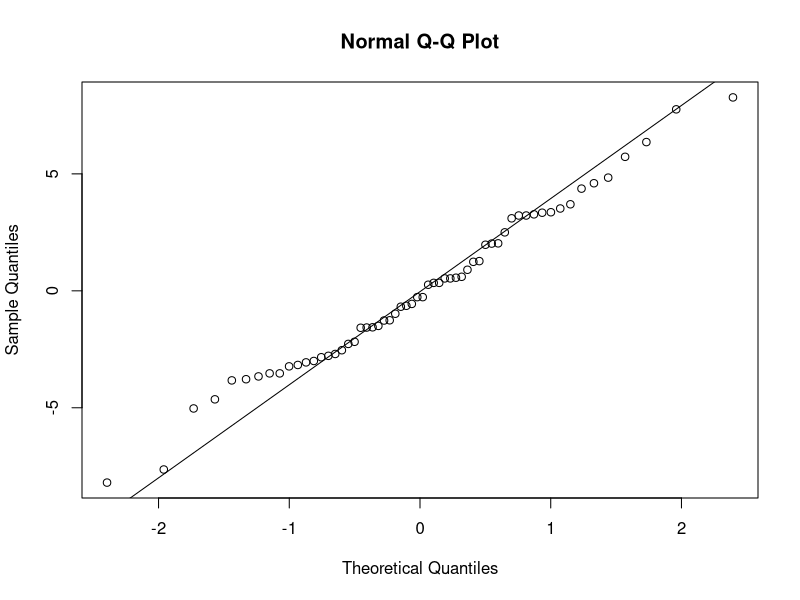
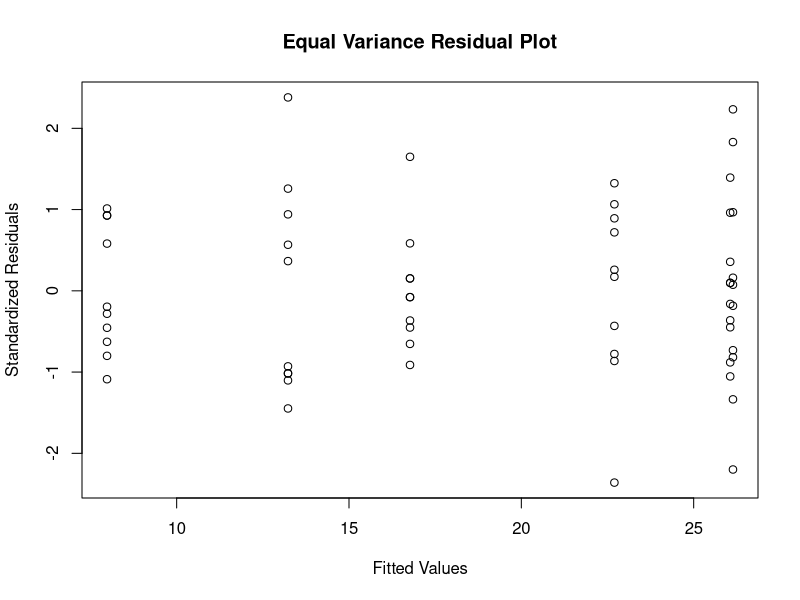
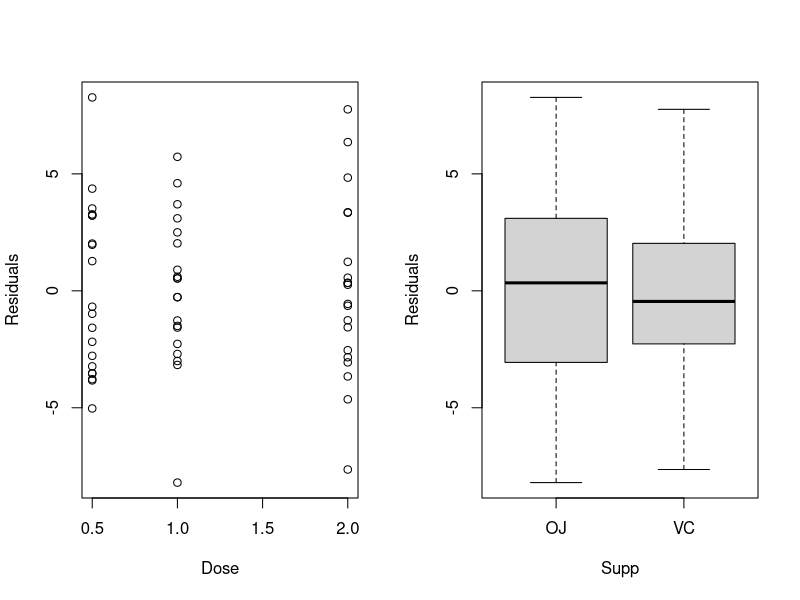
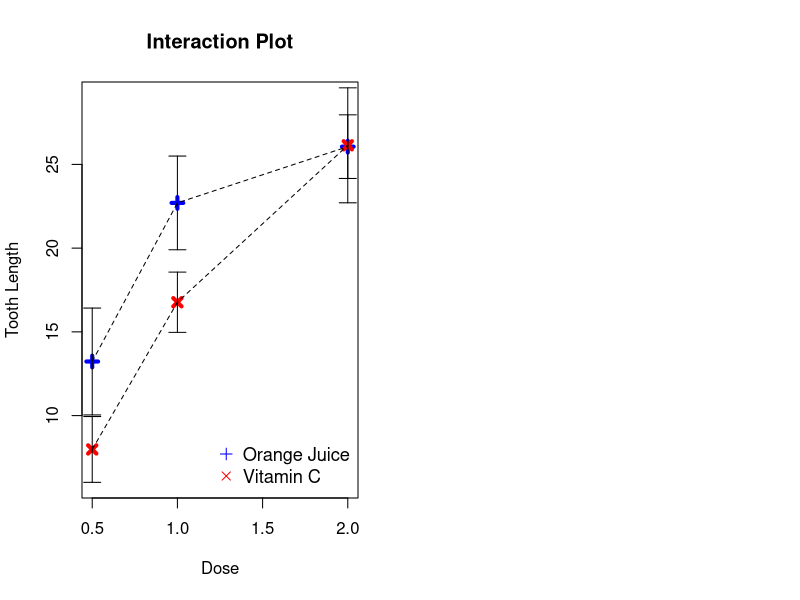

Recreate these plots in R, in order.
## ---- chunk 1
library(lsmeans)
library(reshape2)
library(car)
library(plyr)

data("ToothGrowth")

## Data is numeric, but we need to force it to be a factor for the model
ToothGrowth$dose.factor = as.factor(ToothGrowth$dose)
summary(ToothGrowth)

## Even observations per treatment group
table(ToothGrowth$supp, ToothGrowth$dose)

## ANOVA model
mdl = lm(len ~ supp * dose.factor, data = ToothGrowth)
anova(mdl)

## Least Squares Means
lsmeans(mdl, specs = c("supp", "dose.factor"))

## Differences in Means
TukeyHSD(aov(mdl))

## ---- chunk 2

## Normality of Residuals
shapiro.test(mdl$residuals); qqnorm(mdl$residuals); qqline(mdl$residuals) 

## Equal Variance of Residuals
leveneTest(mdl)
plot(x = mdl$fitted.values, y = (mdl$residual - mean(mdl$residuals))/sd(mdl$residuals),
     xlab = "Fitted Values", ylab = "Standardized Residuals", 
     main = "Equal Variance Residual Plot")

## Independence of Residuals
par(mfrow = c(1, 2))
plot(ToothGrowth$dose, mdl$residuals, xlab = "Dose", ylab = "Residuals")
plot(ToothGrowth$supp, mdl$residuals, xlab = "Supp", ylab = "Residuals")

## Test for correlation in the residuals
durbinWatsonTest(mdl)

## ---- chunk 3

## Calculate the mean and sd for each combination of supp and dose
x = ddply(ToothGrowth, .(supp, dose), summarize, mean = mean(len), sd = sd(len))

## add 95% confidence intervals
x$lwr = with(x, mean - qt(p = .975, df = 9) * sd/sqrt(10))
x$upr = with(x, mean + qt(p = .975, df = 9) * sd/sqrt(10))

x1 = subset(x, supp == "OJ")
x2 = subset(x, supp == "VC")

## Make a blank plot
plot(x = ToothGrowth$dose,
     y = ToothGrowth$len,
     xlab = "Dose",
     ylab = "Tooth Length",
     type = "n",
     ylim = c(6, 29),
     main = "Interaction Plot")

## Add points for the means
points(x = x1$dose, y = x1$mean, pch = 3, lwd = 4, col = "blue", cex = 1.1)
points(x = x2$dose, y = x2$mean, pch = 4, lwd = 4, col = "red", cex = 1.1)

## Add lines for interaction
lines(x = x1$dose, y = x1$mean, lty = 2)
lines(x = x2$dose, y = x2$mean, lty = 2)

## Add segments for confidence intervals
for (i in 1:6) {
  segments(x0 = x$dose[i], y0 = x$lwr[i], y1 = x$upr[i])
  segments(x0 = x$dose[i]-.05, x1 = x$dose[i]+.05, y0 = x$lwr[i])
  segments(x0 = x$dose[i]-.05, x1 = x$dose[i]+.05, y0 = x$upr[i])
}

## Add legend
legend("bottomright", c("Orange Juice", "Vitamin C"),
       pch = c(3, 4), bty = "n", cex = 1.1, col = c("blue", "red"))
